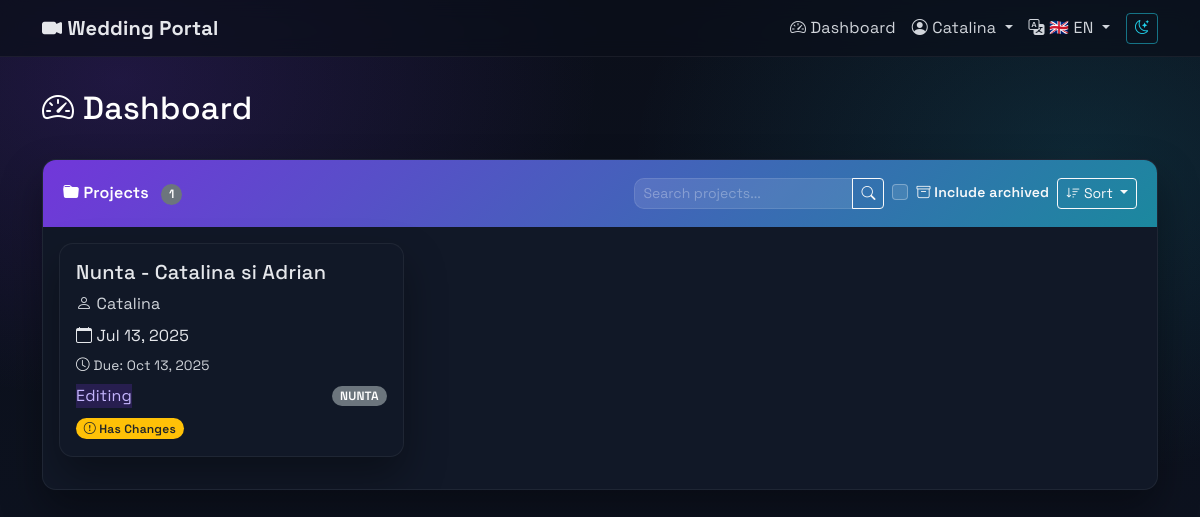
The page /en/dashboard/ (signed in) on the database its author committed.
### projects/models.py (models this page shows, shortened)
class User(AbstractUser):
    ROLE_CHOICES = [
        ('ADMIN', 'Admin'),
        ('CLIENT', 'Client'),
    ]
    role = models.CharField(max_length=10, choices=ROLE_CHOICES, default='CLIENT')
    username = models.CharField(max_length=150, blank=True, null=True, unique=False)
    email = models.EmailField(unique=True)
    USERNAME_FIELD = 'email'
    REQUIRED_FIELDS = ['first_name']  # Remove username from required fields
    objects = CustomUserManager()
    def is_admin(self):
        return self.role == 'ADMIN'

class Project(models.Model):
    PROJECT_TYPE_CHOICES = [
        ('NUNTA', 'Nunta'),
        ('BOTEZ', 'Botez'),
        ('ALTELE', 'Altele'),
    ]
    STATUS_CHOICES = [
        ('Not Started', 'Not Started'),
        ('Planning', 'Planning'),
        ('Filming', 'Filming'),
        ('Editing', 'Editing'),
        ('Completed', 'Completed'),
    ]
    EDIT_STATUS_CHOICES = [
        ('Not Started', 'Not Started'),
        ('Pending', 'Pending'),
        ('In Progress', 'In Progress'),
        ('Review', 'Review'),
        ('Completed', 'Completed'),
    ]
    name = models.CharField(max_length=255)
    slug = models.SlugField(max_length=255, unique=True, blank=True, null=True)
    user = models.ForeignKey(User, on_delete=models.CASCADE, related_name='projects')
    client_name = models.CharField(max_length=255, blank=True, null=True)
    client_email = models.EmailField(blank=True, null=True)
    status = models.CharField(max_length=50, choices=STATUS_CHOICES, default='Not Started')
    edit_status = models.CharField(max_length=50, choices=EDIT_STATUS_CHOICES, default='Not Started')
    editing_progress = models.IntegerField(default=0, help_text="Editing progress percentage (0-100)")
    notes = models.TextField(blank=True, null=True)
    is_archived = models.BooleanField(default=False)
    event_date = models.DateTimeField()
    type = models.CharField(max_length=10, choices=PROJECT_TYPE_CHOICES)
    title_video = models.CharField(max_length=255, blank=True, null=True)
    city = models.CharField(max_length=100, blank=True, null=True)
    civil_union_details = models.TextField(blank=True, null=True)
    prep = models.TextField(blank=True, null=True)
    church = models.TextField(blank=True, null=True)
    session = models.TextField(blank=True, null=True)
    restaurant = models.TextField(blank=True, null=True)
    details_extra = models.TextField(blank=True, null=True)
    editing_preferences = models.TextField(blank=True, null=True)
    main_details = models.TextField(blank=True, null=True, help_text="Main event details")
    PACKAGE_TYPE_CHOICES = [
        ('Clasic', 'Clasic'),
        ('Highlights', 'Highlights'),
        ('Duo', 'Duo'),
        ('Cinema', 'Cinema'),
        ('Creative', 'Creative'),
        ('Botez', 'Botez'),
        ('Custom', 'Custom'),
    ]
    MOVIE_DURATION_CHOICES = [
        ('30min', '30 min'),
        ('1h', '1 h'),
        ('1h30min', '1h30min'),
        ('2h-3h', '2h-3h'),
        ('3h-4h', '3h-4h'),
        ('Other', 'Other'),
    ]
    package_type = models.CharField(max_length=20, choices=PACKAGE_TYPE_CHOICES, blank=True, null=True)
    package_4k = models.BooleanField(default=True)
    package_fullhd = models.BooleanField(default=False)
    package_cameras = models.IntegerField(default=1, choices=[(1, '1'), (2, '2'), (3, '3')])
    montage_highlights = models.BooleanField(default=False)
    montage_movie = models.BooleanField(default=False)
    montage_movie_duration = models.CharField(max_length=20, choices=MOVIE_DURATION_CHOICES, blank=True, null=True)
    montage_movie_other = models.CharField(max_length=100, blank=True, null=True)
    montage_bonus_primary = models.BooleanField(default=False)
    montage_bonus_full = models.BooleanField(default=False)
    montage_cinema_duration = models.CharField(max_length=20, choices=[('1h', '1 hour'), ('1h30min', '1h30min')], default='1h30min', blank=True, null=True)
    equipment_audio_recorder = models.BooleanField(default=False)
    equipment_stabilizer = models.BooleanField(default=False)
    equipment_external_light = models.BooleanField(default=False)
    team_videographer = models.IntegerField(default=1)
    team_operator = models.IntegerField(default=0)
    team_assistant = models.IntegerField(default=0)
    delivery_online = models.BooleanField(default=True)
    delivery_usb = models.BooleanField(default=False)
    event_presence = models.TextField(blank=True, null=True)
    CURRENCY_CHOICES = [
        ('EUR', 'Euro'),
        ('LEI', 'Lei'),
    ]
    price = models.IntegerField(blank=True, null=True)
    price_currency = models.CharField(max_length=3, choices=CURRENCY_CHOICES, default='EUR')
    price_other_details = models.TextField(blank=True, null=True)
    filming_details = models.TextField(blank=True, null=True, help_text="Client requests for filming")
    videographer_filming_notes = models.TextField(blank=True, null=True, help_text="Videographer's notes for filming (admin only)")
    critical_production_notes = models.TextField(blank=True, null=True, help_text="Critical production details (admin only)")
    videographer_editing_notes = models.TextField(blank=True, null=True, help_text="Videographer's notes for editing (admin only)")
    due_date = models.DateField(blank=True, null=True, help_text="Due date for video completion (admin only)")
    ceremony_field_order = models.JSONField(
        default=dict,
        blank=True,
        help_text="Custom order for ceremony detail fields"
    )
    admin_notified_of_changes = models.BooleanField(default=False)
    last_admin_notification_date = models.DateTimeField(blank=True, null=True)
    last_client_notification_date = models.DateTimeField(blank=True, null=True)
    has_unsent_changes = models.BooleanField(default=False)
    current_guidance_message = models.CharField(max_length=50, default='initial', help_text="Current guidance message type")
    dismissed_guidance_messages = models.JSONField(default=list, blank=True, help_text="List of dismissed guidance message types")
    created_at = models.DateTimeField(auto_now_add=True)
    updated_at = models.DateTimeField(auto_now=True)
    class Meta:
        ordering = ['-created_at']

### projects/views.py (the view, shortened to what this page needs)
# urls.py: path('dashboard/', views.dashboard, name='dashboard'),
@login_required
def dashboard(request):
    user = request.user
    search_query = request.GET.get('search', '')
    sort_by = request.GET.get('sort', 'date')  # Default sort by event date (earliest first)
    include_archived = request.GET.get('include_archived', '') == 'on'
    valid_sorts = {
        'name': 'name',
        '-name': '-name',
        'date': 'event_date',
        '-date': '-event_date',
        'status': 'status',
        '-status': '-status',
        'client': 'client_name',
        '-client': '-client_name',
        'newest': '-id',
        'oldest': 'id'
    }
    sort_field = valid_sorts.get(sort_by, '-id')
    if user.is_admin():
        if include_archived:
            projects = Project.objects.all()  # Include both archived and active
        else:
            projects = Project.objects.filter(is_archived=False)
        pending_modifications = ProjectModification.objects.filter(status='PENDING')
        if search_query:
            projects = projects.filter(
                Q(name__icontains=search_query) |
                Q(client_name__icontains=search_query) |
                Q(user__username__icontains=search_query) |
                Q(user__first_name__icontains=search_query) |
                Q(user__last_name__icontains=search_query) |
                Q(status__icontains=search_query) |
                Q(type__icontains=search_query)
            )
        projects = projects.order_by(sort_field)
        context = {
            'projects': projects,
            'pending_modifications': pending_modifications,
            'is_admin': True,
            'search_query': search_query,
            'current_sort': sort_by,
            'include_archived': include_archived,
        }
    else:
        if include_archived:
            projects = Project.objects.filter(user=user)  # Include both archived and active
        else:
            projects = Project.objects.filter(user=user, is_archived=False)
        projects = projects.order_by(sort_field)
        context = {
            'projects': projects,
            'is_admin': False,
            'search_query': search_query,
            'current_sort': sort_by,
            'include_archived': include_archived,
        }
    return render(request, 'dashboard.html', context)

### templates/dashboard.html (shortened to what this page needs)
{% extends 'base.html' %}
{% load i18n %}
{% block content %}
<div class="row mb-4">
    <div class="col">
        <h2 class="text-white">
            <i class="bi bi-speedometer2"></i> {% trans "Dashboard" %}
        </h2>
    </div>
</div>
<div class="card">
    <div class="card-header d-flex justify-content-between align-items-center">
        <div>
            <i class="bi bi-folder-fill"></i> {% trans "Projects" %}
            {% if projects %}
                <span class="badge bg-secondary ms-2">{{ projects|length }}</span>
            {% endif %}
        </div>
        <div class="d-flex gap-2 align-items-center">
            <div class="input-group" style="width: 250px;">
                <input type="text" class="form-control form-control-sm" id="projectSearch"
                       placeholder="{% trans 'Search projects...' %}" value="{{ search_query }}"
                       style="background-color: rgba(255,255,255,0.1); border-color: rgba(255,255,255,0.2); color: white;">
                <button class="btn btn-outline-light btn-sm" type="button" id="searchButton">
                    <i class="bi bi-search"></i>
                </button>
            </div>
            <div class="form-check" style="min-width: 140px;">
                <input class="form-check-input" type="checkbox" id="includeArchived"
                       style="background-color: rgba(255,255,255,0.1); border-color: rgba(255,255,255,0.3);">
                <label class="form-check-label text-light small" for="includeArchived">
                    <i class="bi bi-archive"></i> {% trans "Include archived" %}
                </label>
            </div>
            <div class="dropdown">
                <button class="btn btn-outline-light btn-sm dropdown-toggle" type="button"
                        id="sortDropdown" data-bs-toggle="dropdown" aria-expanded="false">
                    <i class="bi bi-sort-down"></i> {% trans "Sort" %}
                </button>
            </div>
        </div>
    </div>
    <div class="card-body">
        {% if projects %}
        <div class="row">
            {% for project in projects %}
            <div class="col-md-6 col-lg-4 mb-3">
                <div class="card project-card position-relative" style="cursor: pointer;" data-project-url="{% url 'project_detail' project.slug %}">
                    <div class="card-body">
                        <h5 class="card-title">{{ project.name }}</h5>
                        <p class="text-muted mb-2">
                            <i class="bi bi-person"></i> {{ project.client_name|default:project.user.get_full_name|default:project.user.username }}
                        </p>
                        <p class="mb-2">
                            <i class="bi bi-calendar"></i> {{ project.event_date|date:"M d, Y" }}
                        </p>
                        {% if project.due_date %}
                        <p class="mb-2" style="font-size: 0.85rem;">
                            <i class="bi bi-clock"></i>
                            <span class="{% if is_admin %}{{ project.get_due_date_color }}{% else %}text-muted{% endif %}">
                                Due: {{ project.due_date|date:"M d, Y" }}
                            </span>
                        </p>
                        {% endif %}
                        <div class="d-flex justify-content-between align-items-center">
                            <span class="status-badge status-{{ project.status|lower|cut:" " }}">
                                {{ project.status }}
                            </span>
                            <span class="badge bg-secondary">
                                {{ project.type }}
                            </span>
                        </div>
                        <div class="mt-2">
                            {% if project.has_unsent_changes %}
                            <span class="badge bg-warning text-dark me-1">
                                <i class="bi bi-exclamation-circle"></i> {% trans "Has Changes" %}
                            </span>
                            {% endif %}
                        </div>
                    </div>
                </div>
            </div>
            {% endfor %}
        </div>
        {% endif %}
    </div>
</div>
{% endblock %}

### templates/base.html (shortened to what this page needs)
<!DOCTYPE html>
{% load static %}
{% load i18n %}
<html lang="{{ LANGUAGE_CODE }}">
<head>
    <link href="https://cdn.jsdelivr.net/npm/bootstrap@5.3.0/dist/css/bootstrap.min.css" rel="stylesheet">
    <link href="https://cdn.jsdelivr.net/npm/bootstrap-icons@1.11.0/font/bootstrap-icons.css" rel="stylesheet">
    <link href="{% static 'css/theme.css' %}" rel="stylesheet">
</head>
<body>
    <nav class="navbar navbar-expand-lg navbar-dark">
        <div class="container">
            <a class="navbar-brand" href="{% url 'dashboard' %}">
                <i class="bi bi-camera-video-fill"></i> Wedding Portal
            </a>
            <div class="collapse navbar-collapse" id="navbarNav">
                <ul class="navbar-nav ms-auto">
                    {% if user.is_authenticated %}
                        <li class="nav-item">
                            <a class="nav-link" href="{% url 'dashboard' %}">
                                <i class="bi bi-speedometer2"></i> {% trans "Dashboard" %}
                            </a>
                        </li>
                        <li class="nav-item dropdown">
                            <a class="nav-link dropdown-toggle" href="#" id="userDropdown" role="button" data-bs-toggle="dropdown">
                                <i class="bi bi-person-circle"></i> {{ user.get_full_name|default:user.email }}
                            </a>
                        </li>
                    {% else %}
                        <li class="nav-item">
                            <a class="nav-link" href="{% url 'login' %}">
                                <i class="bi bi-box-arrow-in-right"></i> {% trans "Login" %}
                            </a>
                        </li>
                    {% endif %}
                    <li class="nav-item dropdown">
                        <a class="nav-link dropdown-toggle" href="#" id="languageDropdown" role="button" data-bs-toggle="dropdown" aria-expanded="false">
                            <i class="bi bi-translate"></i>
                            {% get_current_language as LANGUAGE_CODE %}
                            {% if LANGUAGE_CODE == 'ro' %}🇷🇴 RO{% else %}🇬🇧 EN{% endif %}
                        </a>
                            {% get_current_language as CURRENT_LANGUAGE %}
                            {% get_available_languages as LANGUAGES %}
                            {% get_language_info_list for LANGUAGES as languages %}
                    </li>
                </ul>
            </div>
        </div>
    </nav>
    <div class="main-container">
        <div class="container">
            {% block content %}{% endblock %}
        </div>
    </div>
</body>
</html>

### rows shown on the page
User: get_full_name "Catalina"
Project: name "Nunta - Catalina si Adrian", client_name "Catalina", event_date "Jul 13, 2025", due_date "Oct 13, 2025", status "Editing", type "NUNTA"

### other values the page prints
{{ projects|length }} "1"
